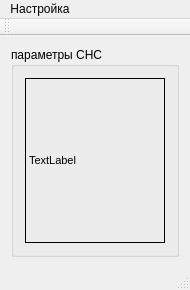
<?xml version="1.0" encoding="UTF-8"?>
<ui version="4.0">
 <class>NmeaDevice</class>
 <widget class="QMainWindow" name="NmeaDevice">
  <property name="geometry">
   <rect>
    <x>0</x>
    <y>0</y>
    <width>190</width>
    <height>290</height>
   </rect>
  </property>
  <property name="sizePolicy">
   <sizepolicy hsizetype="Fixed" vsizetype="Fixed">
    <horstretch>0</horstretch>
    <verstretch>0</verstretch>
   </sizepolicy>
  </property>
  <property name="maximumSize">
   <size>
    <width>600</width>
    <height>290</height>
   </size>
  </property>
  <property name="windowTitle">
   <string>MainWindow</string>
  </property>
  <property name="toolButtonStyle">
   <enum>Qt::ToolButtonTextOnly</enum>
  </property>
  <widget class="QWidget" name="centralWidget">
   <layout class="QGridLayout" name="gridLayout">
    <item row="0" column="0">
     <widget class="QGroupBox" name="groupBox">
      <property name="title">
       <string>параметры СНС</string>
      </property>
      <layout class="QGridLayout" name="gridLayout_2">
       <item row="0" column="0">
        <widget class="QLabel" name="label">
         <property name="sizePolicy">
          <sizepolicy hsizetype="Preferred" vsizetype="Preferred">
           <horstretch>0</horstretch>
           <verstretch>0</verstretch>
          </sizepolicy>
         </property>
         <property name="font">
          <font>
           <pointsize>8</pointsize>
          </font>
         </property>
         <property name="frameShape">
          <enum>QFrame::Panel</enum>
         </property>
         <property name="text">
          <string>TextLabel</string>
         </property>
         <property name="textFormat">
          <enum>Qt::PlainText</enum>
         </property>
         <property name="wordWrap">
          <bool>false</bool>
         </property>
        </widget>
       </item>
      </layout>
     </widget>
    </item>
   </layout>
  </widget>
  <widget class="QStatusBar" name="statusBar"/>
  <widget class="QMenuBar" name="menuBar">
   <property name="geometry">
    <rect>
     <x>0</x>
     <y>0</y>
     <width>190</width>
     <height>25</height>
    </rect>
   </property>
   <widget class="QMenu" name="menu">
    <property name="contextMenuPolicy">
     <enum>Qt::DefaultContextMenu</enum>
    </property>
    <property name="layoutDirection">
     <enum>Qt::LeftToRight</enum>
    </property>
    <property name="title">
     <string comment="Настройка">Настройка</string>
    </property>
    <property name="icon">
     <iconset resource="../resource.qrc">
      <normaloff>:/icons/settings2.png</normaloff>:/icons/settings2.png</iconset>
    </property>
    <property name="toolTipsVisible">
     <bool>true</bool>
    </property>
    <addaction name="actionConnect"/>
   </widget>
   <addaction name="menu"/>
  </widget>
  <widget class="QToolBar" name="mainToolBar">
   <attribute name="toolBarArea">
    <enum>TopToolBarArea</enum>
   </attribute>
   <attribute name="toolBarBreak">
    <bool>false</bool>
   </attribute>
  </widget>
  <action name="actionConnect">
   <property name="text">
    <string>Подключить</string>
   </property>
  </action>
  <action name="action_90_02">
   <property name="checkable">
    <bool>true</bool>
   </property>
   <property name="text">
    <string>ПЗ-90.02</string>
   </property>
  </action>
  <action name="actionWG84">
   <property name="checkable">
    <bool>true</bool>
   </property>
   <property name="text">
    <string>WG84</string>
   </property>
  </action>
  <action name="action_42">
   <property name="checkable">
    <bool>true</bool>
   </property>
   <property name="text">
    <string>СК-42</string>
   </property>
  </action>
  <action name="action_95">
   <property name="checkable">
    <bool>true</bool>
   </property>
   <property name="text">
    <string>СК-95</string>
   </property>
  </action>
  <action name="action_90">
   <property name="checkable">
    <bool>true</bool>
   </property>
   <property name="text">
    <string>ПЗ-90</string>
   </property>
  </action>
 </widget>
 <layoutdefault spacing="6" margin="11"/>
 <resources>
  <include location="../resource.qrc"/>
 </resources>
 <connections/>
</ui>
